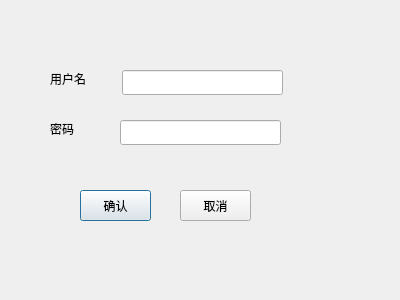
<?xml version="1.0" encoding="UTF-8"?>
<ui version="4.0">
 <class>Login</class>
 <widget class="QDialog" name="Login">
  <property name="geometry">
   <rect>
    <x>0</x>
    <y>0</y>
    <width>400</width>
    <height>300</height>
   </rect>
  </property>
  <property name="windowTitle">
   <string>Dialog</string>
  </property>
  <widget class="QLabel" name="label">
   <property name="geometry">
    <rect>
     <x>50</x>
     <y>70</y>
     <width>51</width>
     <height>17</height>
    </rect>
   </property>
   <property name="text">
    <string>用户名</string>
   </property>
  </widget>
  <widget class="QLabel" name="label_2">
   <property name="geometry">
    <rect>
     <x>50</x>
     <y>120</y>
     <width>51</width>
     <height>17</height>
    </rect>
   </property>
   <property name="text">
    <string>密码</string>
   </property>
  </widget>
  <widget class="QLineEdit" name="username">
   <property name="geometry">
    <rect>
     <x>122</x>
     <y>70</y>
     <width>161</width>
     <height>25</height>
    </rect>
   </property>
  </widget>
  <widget class="QLineEdit" name="password">
   <property name="geometry">
    <rect>
     <x>120</x>
     <y>120</y>
     <width>161</width>
     <height>25</height>
    </rect>
   </property>
  </widget>
  <widget class="QPushButton" name="pushButton">
   <property name="geometry">
    <rect>
     <x>80</x>
     <y>190</y>
     <width>71</width>
     <height>31</height>
    </rect>
   </property>
   <property name="text">
    <string>确认</string>
   </property>
  </widget>
  <widget class="QPushButton" name="pushButton_2">
   <property name="geometry">
    <rect>
     <x>180</x>
     <y>190</y>
     <width>71</width>
     <height>31</height>
    </rect>
   </property>
   <property name="text">
    <string>取消</string>
   </property>
  </widget>
 </widget>
 <resources/>
 <connections/>
</ui>
